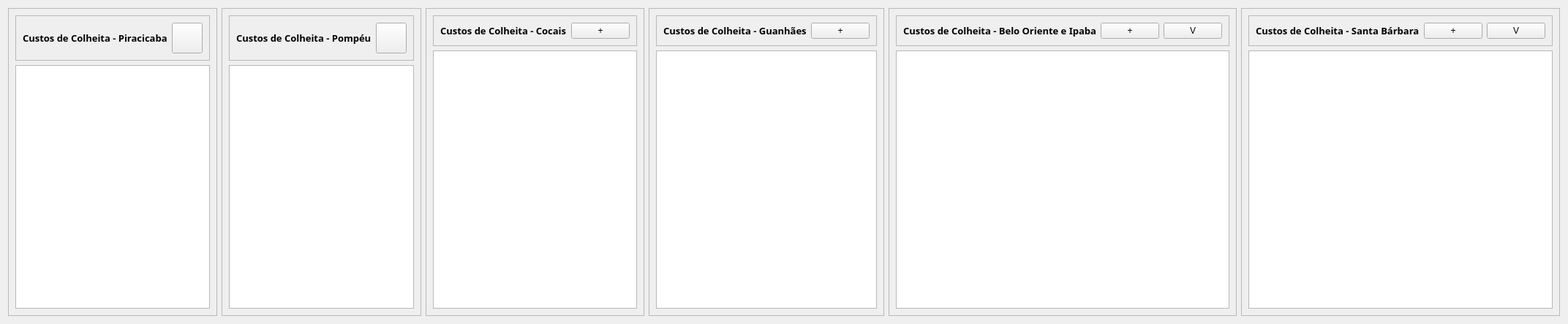
                <widget class="QWidget" name="scrollAreaWidgetContents_2">
                 <property name="geometry">
                  <rect>
                   <x>-726</x>
                   <y>0</y>
                   <width>1756</width>
                   <height>443</height>
                  </rect>
                 </property>
                 <layout class="QHBoxLayout" name="horizontalLayout_20">
                  <item>
                   <widget class="QFrame" name="frame_23">
                    <property name="frameShape">
                     <enum>QFrame::StyledPanel</enum>
                    </property>
                    <property name="frameShadow">
                     <enum>QFrame::Raised</enum>
                    </property>
                    <layout class="QVBoxLayout" name="verticalLayout_13">
                     <item>
                      <widget class="QFrame" name="frame_24">
                       <property name="frameShape">
                        <enum>QFrame::StyledPanel</enum>
                       </property>
                       <property name="frameShadow">
                        <enum>QFrame::Raised</enum>
                       </property>
                       <layout class="QHBoxLayout" name="horizontalLayout_19">
                        <item>
                         <widget class="QLabel" name="label_89">
                          <property name="font">
                           <font>
                            <family>Poppins SemiBold</family>
                            <pointsize>10</pointsize>
                            <weight>75</weight>
                            <bold>true</bold>
                           </font>
                          </property>
                          <property name="text">
                           <string>Custos de Colheita - Piracicaba</string>
                          </property>
                         </widget>
                        </item>
                        <item>
                         <widget class="QPushButton" name="button_open_8">
                          <property name="minimumSize">
                           <size>
                            <width>42</width>
                            <height>42</height>
                           </size>
                          </property>
                          <property name="text">
                           <string/>
                          </property>
                         </widget>
                        </item>
                       </layout>
                      </widget>
                     </item>
                     <item>
                      <widget class="QTableWidget" name="tab_8">
                       <property name="frameShadow">
                        <enum>QFrame::Plain</enum>
                       </property>
                       <property name="lineWidth">
                        <number>10</number>
                       </property>
                       <property name="sortingEnabled">
                        <bool>true</bool>
                       </property>
                       <attribute name="horizontalHeaderDefaultSectionSize">
                        <number>150</number>
                       </attribute>
                       <attribute name="horizontalHeaderMinimumSectionSize">
                        <number>50</number>
                       </attribute>
                       <attribute name="verticalHeaderVisible">
                        <bool>false</bool>
                       </attribute>
                       <attribute name="verticalHeaderDefaultSectionSize">
                        <number>80</number>
                       </attribute>
                       <attribute name="verticalHeaderMinimumSectionSize">
                        <number>40</number>
                       </attribute>
                      </widget>
                     </item>
                    </layout>
                   </widget>
                  </item>
                  <item>
                   <widget class="QFrame" name="frame_17">
                    <property name="frameShape">
                     <enum>QFrame::StyledPanel</enum>
                    </property>
                    <property name="frameShadow">
                     <enum>QFrame::Raised</enum>
                    </property>
                    <layout class="QVBoxLayout" name="verticalLayout_14">
                     <item>
                      <widget class="QFrame" name="frame_18">
                       <property name="frameShape">
                        <enum>QFrame::StyledPanel</enum>
                       </property>
                       <property name="frameShadow">
                        <enum>QFrame::Raised</enum>
                       </property>
                       <layout class="QHBoxLayout" name="horizontalLayout_16">
                        <item>
                         <widget class="QLabel" name="label_90">
                          <property name="font">
                           <font>
                            <family>Poppins SemiBold</family>
                            <pointsize>10</pointsize>
                            <weight>75</weight>
                            <bold>true</bold>
                           </font>
                          </property>
                          <property name="text">
                           <string>Custos de Colheita - Pompéu</string>
                          </property>
                         </widget>
                        </item>
                        <item>
                         <widget class="QPushButton" name="button_open_9">
                          <property name="minimumSize">
                           <size>
                            <width>42</width>
                            <height>42</height>
                           </size>
                          </property>
                          <property name="text">
                           <string/>
                          </property>
                         </widget>
                        </item>
                       </layout>
                      </widget>
                     </item>
                     <item>
                      <widget class="QTableWidget" name="tab_9">
                       <property name="frameShadow">
                        <enum>QFrame::Plain</enum>
                       </property>
                       <property name="lineWidth">
                        <number>10</number>
                       </property>
                       <property name="sortingEnabled">
                        <bool>true</bool>
                       </property>
                       <attribute name="horizontalHeaderDefaultSectionSize">
                        <number>150</number>
                       </attribute>
                       <attribute name="horizontalHeaderMinimumSectionSize">
                        <number>50</number>
                       </attribute>
                       <attribute name="verticalHeaderVisible">
                        <bool>false</bool>
                       </attribute>
                       <attribute name="verticalHeaderDefaultSectionSize">
                        <number>80</number>
                       </attribute>
                       <attribute name="verticalHeaderMinimumSectionSize">
                        <number>40</number>
                       </attribute>
                      </widget>
                     </item>
                    </layout>
                   </widget>
                  </item>
                  <item>
                   <widget class="QFrame" name="frame_19">
                    <property name="frameShape">
                     <enum>QFrame::StyledPanel</enum>
                    </property>
                    <property name="frameShadow">
                     <enum>QFrame::Raised</enum>
                    </property>
                    <layout class="QVBoxLayout" name="verticalLayout_15">
                     <item>
                      <widget class="QFrame" name="frame_20">
                       <property name="frameShape">
                        <enum>QFrame::StyledPanel</enum>
                       </property>
                       <property name="frameShadow">
                        <enum>QFrame::Raised</enum>
                       </property>
                       <layout class="QHBoxLayout" name="horizontalLayout_17">
                        <item>
                         <widget class="QLabel" name="label_91">
                          <property name="font">
                           <font>
                            <family>Poppins SemiBold</family>
                            <pointsize>10</pointsize>
                            <weight>75</weight>
                            <bold>true</bold>
                           </font>
                          </property>
                          <property name="text">
                           <string>Custos de Colheita - Cocais</string>
                          </property>
                         </widget>
                        </item>
                        <item>
                         <widget class="QPushButton" name="button_open_10">
                          <property name="text">
                           <string>+</string>
                          </property>
                         </widget>
                        </item>
                       </layout>
                      </widget>
                     </item>
                     <item>
                      <widget class="QTableWidget" name="tab_10">
                       <property name="frameShadow">
                        <enum>QFrame::Plain</enum>
                       </property>
                       <property name="lineWidth">
                        <number>10</number>
                       </property>
                       <property name="sortingEnabled">
                        <bool>true</bool>
                       </property>
                       <attribute name="horizontalHeaderDefaultSectionSize">
                        <number>150</number>
                       </attribute>
                       <attribute name="horizontalHeaderMinimumSectionSize">
                        <number>50</number>
                       </attribute>
                       <attribute name="verticalHeaderVisible">
                        <bool>false</bool>
                       </attribute>
                       <attribute name="verticalHeaderDefaultSectionSize">
                        <number>80</number>
                       </attribute>
                       <attribute name="verticalHeaderMinimumSectionSize">
                        <number>40</number>
                       </attribute>
                      </widget>
                     </item>
                    </layout>
                   </widget>
                  </item>
                  <item>
                   <widget class="QFrame" name="frame_14">
                    <property name="frameShape">
                     <enum>QFrame::StyledPanel</enum>
                    </property>
                    <property name="frameShadow">
                     <enum>QFrame::Raised</enum>
                    </property>
                    <layout class="QVBoxLayout" name="verticalLayout_16">
                     <item>
                      <widget class="QFrame" name="frame_2">
                       <property name="frameShape">
                        <enum>QFrame::StyledPanel</enum>
                       </property>
                       <property name="frameShadow">
                        <enum>QFrame::Raised</enum>
                       </property>
                       <layout class="QHBoxLayout" name="horizontalLayout_14">
                        <item>
                         <widget class="QLabel" name="label_92">
                          <property name="font">
                           <font>
                            <family>Poppins SemiBold</family>
                            <pointsize>10</pointsize>
                            <weight>75</weight>
                            <bold>true</bold>
                           </font>
                          </property>
                          <property name="text">
                           <string>Custos de Colheita - Guanhães</string>
                          </property>
                         </widget>
                        </item>
                        <item>
                         <widget class="QPushButton" name="button_open_11">
                          <property name="text">
                           <string>+</string>
                          </property>
                         </widget>
                        </item>
                       </layout>
                      </widget>
                     </item>
                     <item>
                      <widget class="QTableWidget" name="tab_11">
                       <property name="frameShadow">
                        <enum>QFrame::Plain</enum>
                       </property>
                       <property name="lineWidth">
                        <number>10</number>
                       </property>
                       <property name="sortingEnabled">
                        <bool>true</bool>
                       </property>
                       <attribute name="horizontalHeaderDefaultSectionSize">
                        <number>150</number>
                       </attribute>
                       <attribute name="horizontalHeaderMinimumSectionSize">
                        <number>50</number>
                       </attribute>
                       <attribute name="verticalHeaderVisible">
                        <bool>false</bool>
                       </attribute>
                       <attribute name="verticalHeaderDefaultSectionSize">
                        <number>80</number>
                       </attribute>
                       <attribute name="verticalHeaderMinimumSectionSize">
                        <number>40</number>
                       </attribute>
                      </widget>
                     </item>
                    </layout>
                   </widget>
                  </item>
                  <item>
                   <widget class="QFrame" name="frame_15">
                    <property name="frameShape">
                     <enum>QFrame::StyledPanel</enum>
                    </property>
                    <property name="frameShadow">
                     <enum>QFrame::Raised</enum>
                    </property>
                    <layout class="QVBoxLayout" name="verticalLayout_17">
                     <item>
                      <widget class="QFrame" name="frame_16">
                       <property name="frameShape">
                        <enum>QFrame::StyledPanel</enum>
                       </property>
                       <property name="frameShadow">
                        <enum>QFrame::Raised</enum>
                       </property>
                       <layout class="QHBoxLayout" name="horizontalLayout_15">
                        <item>
                         <widget class="QLabel" name="label_93">
                          <property name="font">
                           <font>
                            <family>Poppins SemiBold</family>
                            <pointsize>10</pointsize>
                            <weight>75</weight>
                            <bold>true</bold>
                           </font>
                          </property>
                          <property name="text">
                           <string>Custos de Colheita - Belo Oriente e Ipaba</string>
                          </property>
                         </widget>
                        </item>
                        <item>
                         <widget class="QPushButton" name="button_open_12">
                          <property name="text">
                           <string>+</string>
                          </property>
                         </widget>
                        </item>
                        <item>
                         <widget class="QPushButton" name="pushButton_28">
                          <property name="text">
                           <string>V</string>
                          </property>
                         </widget>
                        </item>
                       </layout>
                      </widget>
                     </item>
                     <item>
                      <widget class="QTableWidget" name="tab_12">
                       <property name="frameShadow">
                        <enum>QFrame::Plain</enum>
                       </property>
                       <property name="lineWidth">
                        <number>10</number>
                       </property>
                       <property name="sortingEnabled">
                        <bool>true</bool>
                       </property>
                       <attribute name="horizontalHeaderDefaultSectionSize">
                        <number>150</number>
                       </attribute>
                       <attribute name="horizontalHeaderMinimumSectionSize">
                        <number>50</number>
                       </attribute>
                       <attribute name="verticalHeaderVisible">
                        <bool>false</bool>
                       </attribute>
                       <attribute name="verticalHeaderDefaultSectionSize">
                        <number>80</number>
                       </attribute>
                       <attribute name="verticalHeaderMinimumSectionSize">
                        <number>40</number>
                       </attribute>
                      </widget>
                     </item>
                    </layout>
                   </widget>
                  </item>
                  <item>
                   <widget class="QFrame" name="frame_21">
                    <property name="frameShape">
                     <enum>QFrame::StyledPanel</enum>
                    </property>
                    <property name="frameShadow">
                     <enum>QFrame::Raised</enum>
                    </property>
                    <layout class="QVBoxLayout" name="verticalLayout_18">
                     <item>
                      <widget class="QFrame" name="frame_22">
                       <property name="frameShape">
                        <enum>QFrame::StyledPanel</enum>
                       </property>
                       <property name="frameShadow">
                        <enum>QFrame::Raised</enum>
                       </property>
                       <layout class="QHBoxLayout" name="horizontalLayout_18">
                        <item>
                         <widget class="QLabel" name="label_94">
                          <property name="font">
                           <font>
                            <family>Poppins SemiBold</family>
                            <pointsize>10</pointsize>
                            <weight>75</weight>
                            <bold>true</bold>
                           </font>
                          </property>
                          <property name="text">
                           <string>Custos de Colheita - Santa Bárbara</string>
                          </property>
                         </widget>
                        </item>
                        <item>
                         <widget class="QPushButton" name="button_open_13">
                          <property name="text">
                           <string>+</string>
                          </property>
                         </widget>
                        </item>
                        <item>
                         <widget class="QPushButton" name="pushButton_37">
                          <property name="text">
                           <string>V</string>
                          </property>
                         </widget>
                        </item>
                       </layout>
                      </widget>
                     </item>
                     <item>
                      <widget class="QTableWidget" name="tab_13">
                       <property name="frameShadow">
                        <enum>QFrame::Plain</enum>
                       </property>
                       <property name="lineWidth">
                        <number>10</number>
                       </property>
                       <property name="sortingEnabled">
                        <bool>true</bool>
                       </property>
                       <attribute name="horizontalHeaderDefaultSectionSize">
                        <number>150</number>
                       </attribute>
                       <attribute name="horizontalHeaderMinimumSectionSize">
                        <number>50</number>
                       </attribute>
                       <attribute name="verticalHeaderVisible">
                        <bool>false</bool>
                       </attribute>
                       <attribute name="verticalHeaderDefaultSectionSize">
                        <number>80</number>
                       </attribute>
                       <attribute name="verticalHeaderMinimumSectionSize">
                        <number>40</number>
                       </attribute>
                      </widget>
                     </item>
                    </layout>
                   </widget>
                  </item>
                 </layout>
                </widget>
